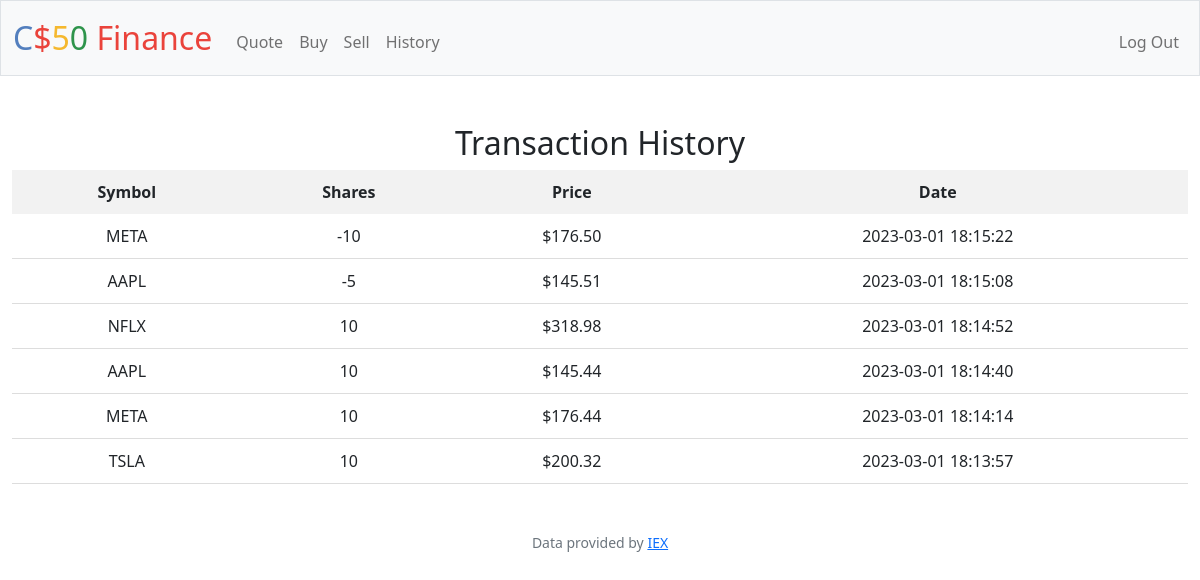
Before: /history (signed in) with the older database file.
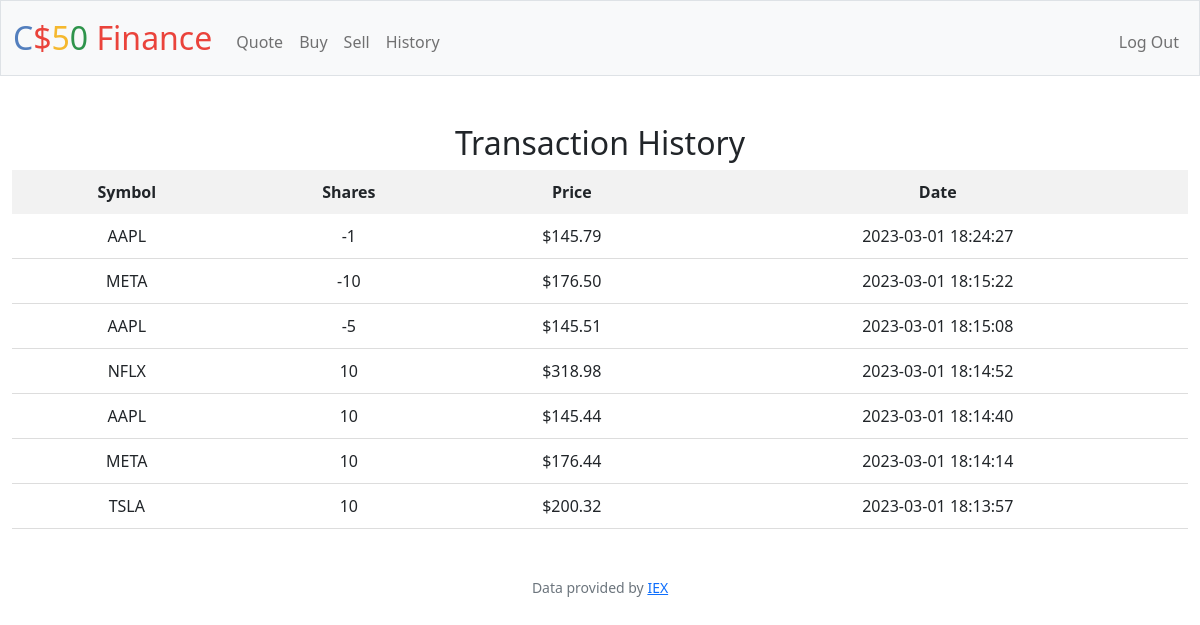
After: the same page with the newer database file.
### tables this page shows
CREATE TABLE 'transactions' ('id' INTEGER PRIMARY KEY AUTOINCREMENT NOT NULL, 'user_id' INTEGER, 'symbol' TEXT, 'shares' INTEGER, 'price' REAL, 'date' DATETIME);

### app.py (the view)
@app.route("/history")
@login_required
def history():
    user_id = session["user_id"]
    transactions = db.execute("SELECT symbol, shares, price, date FROM transactions WHERE user_id = ? ORDER BY date DESC", user_id)
    return render_template("history.html", transactions=transactions, usd=usd)

### app.py (called while the page is built)
@app.after_request
def after_request(response):
    response.headers["Cache-Control"] = "no-cache, no-store, must-revalidate"
    response.headers["Expires"] = 0
    response.headers["Pragma"] = "no-cache"
    return response

### helpers.py (called while the page is built)
def login_required(f):
    @wraps(f)
    def decorated_function(*args, **kwargs):
        if session.get("user_id") is None:
            return redirect("/login")
        return f(*args, **kwargs)
    return decorated_function

def usd(value):
    return f"${value:,.2f}"

### templates/history.html (shortened to what this page needs)
{% extends "layout.html" %}
{% block main %}
    <h2>Transaction History</h2>
    <table>
        <thead>
            <tr>
                <th>Symbol</th>
                <th>Shares</th>
                <th>Price</th>
                <th>Date</th>
            </tr>
        </thead>
        <tbody>
            {% for transaction in transactions %}
                <tr>
                    <td>{{ transaction.symbol }}</td>
                    <td>{{ transaction.shares }}</td>
                    <td>{{ usd(transaction.price) }}</td>
                    <td>{{ transaction.date }}</td>
                </tr>
            {% endfor %}
        </tbody>
    </table>
{% endblock %}

Changed rows visible on the page:
added transactions: price "$145.79"
